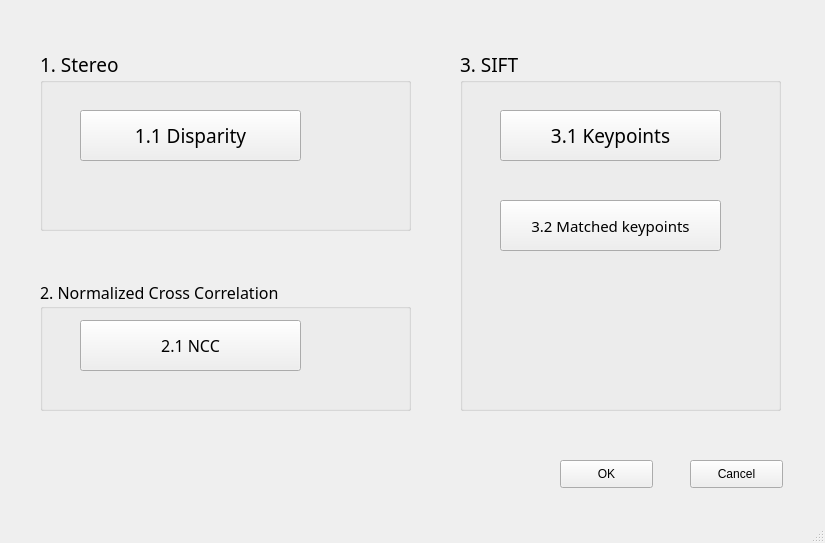
<?xml version="1.0" encoding="UTF-8"?>
<ui version="4.0">
 <class>MainWindow</class>
 <widget class="QMainWindow" name="MainWindow">
  <property name="geometry">
   <rect>
    <x>0</x>
    <y>0</y>
    <width>825</width>
    <height>543</height>
   </rect>
  </property>
  <property name="windowTitle">
   <string>MainWindow</string>
  </property>
  <widget class="QWidget" name="centralwidget">
   <widget class="QGroupBox" name="groupBox">
    <property name="geometry">
     <rect>
      <x>40</x>
      <y>50</y>
      <width>371</width>
      <height>181</height>
     </rect>
    </property>
    <property name="font">
     <font>
      <family>標楷體</family>
      <pointsize>14</pointsize>
      <weight>50</weight>
      <bold>false</bold>
     </font>
    </property>
    <property name="title">
     <string>1. Stereo</string>
    </property>
    <widget class="QPushButton" name="pushButton">
     <property name="geometry">
      <rect>
       <x>40</x>
       <y>60</y>
       <width>221</width>
       <height>51</height>
      </rect>
     </property>
     <property name="text">
      <string>1.1 Disparity</string>
     </property>
    </widget>
   </widget>
   <widget class="QGroupBox" name="groupBox_2">
    <property name="geometry">
     <rect>
      <x>40</x>
      <y>280</y>
      <width>371</width>
      <height>131</height>
     </rect>
    </property>
    <property name="font">
     <font>
      <family>標楷體</family>
      <pointsize>12</pointsize>
     </font>
    </property>
    <property name="title">
     <string>2. Normalized Cross Correlation</string>
    </property>
    <widget class="QPushButton" name="pushButton_2">
     <property name="geometry">
      <rect>
       <x>40</x>
       <y>40</y>
       <width>221</width>
       <height>51</height>
      </rect>
     </property>
     <property name="text">
      <string>2.1 NCC</string>
     </property>
    </widget>
   </widget>
   <widget class="QGroupBox" name="groupBox_3">
    <property name="geometry">
     <rect>
      <x>460</x>
      <y>50</y>
      <width>321</width>
      <height>361</height>
     </rect>
    </property>
    <property name="font">
     <font>
      <family>標楷體</family>
      <pointsize>14</pointsize>
     </font>
    </property>
    <property name="title">
     <string>3. SIFT </string>
    </property>
    <widget class="QPushButton" name="pushButton_3">
     <property name="geometry">
      <rect>
       <x>40</x>
       <y>60</y>
       <width>221</width>
       <height>51</height>
      </rect>
     </property>
     <property name="text">
      <string>3.1 Keypoints</string>
     </property>
    </widget>
    <widget class="QPushButton" name="pushButton_4">
     <property name="geometry">
      <rect>
       <x>40</x>
       <y>150</y>
       <width>221</width>
       <height>51</height>
      </rect>
     </property>
     <property name="font">
      <font>
       <family>標楷體</family>
       <pointsize>11</pointsize>
      </font>
     </property>
     <property name="text">
      <string>3.2 Matched keypoints</string>
     </property>
    </widget>
   </widget>
   <widget class="QPushButton" name="pushButton_5">
    <property name="geometry">
     <rect>
      <x>560</x>
      <y>460</y>
      <width>93</width>
      <height>28</height>
     </rect>
    </property>
    <property name="text">
     <string>OK</string>
    </property>
   </widget>
   <widget class="QPushButton" name="pushButton_6">
    <property name="geometry">
     <rect>
      <x>690</x>
      <y>460</y>
      <width>93</width>
      <height>28</height>
     </rect>
    </property>
    <property name="text">
     <string>Cancel</string>
    </property>
   </widget>
  </widget>
  <widget class="QMenuBar" name="menubar">
   <property name="geometry">
    <rect>
     <x>0</x>
     <y>0</y>
     <width>825</width>
     <height>25</height>
    </rect>
   </property>
  </widget>
  <widget class="QStatusBar" name="statusbar"/>
 </widget>
 <resources/>
 <connections/>
</ui>
